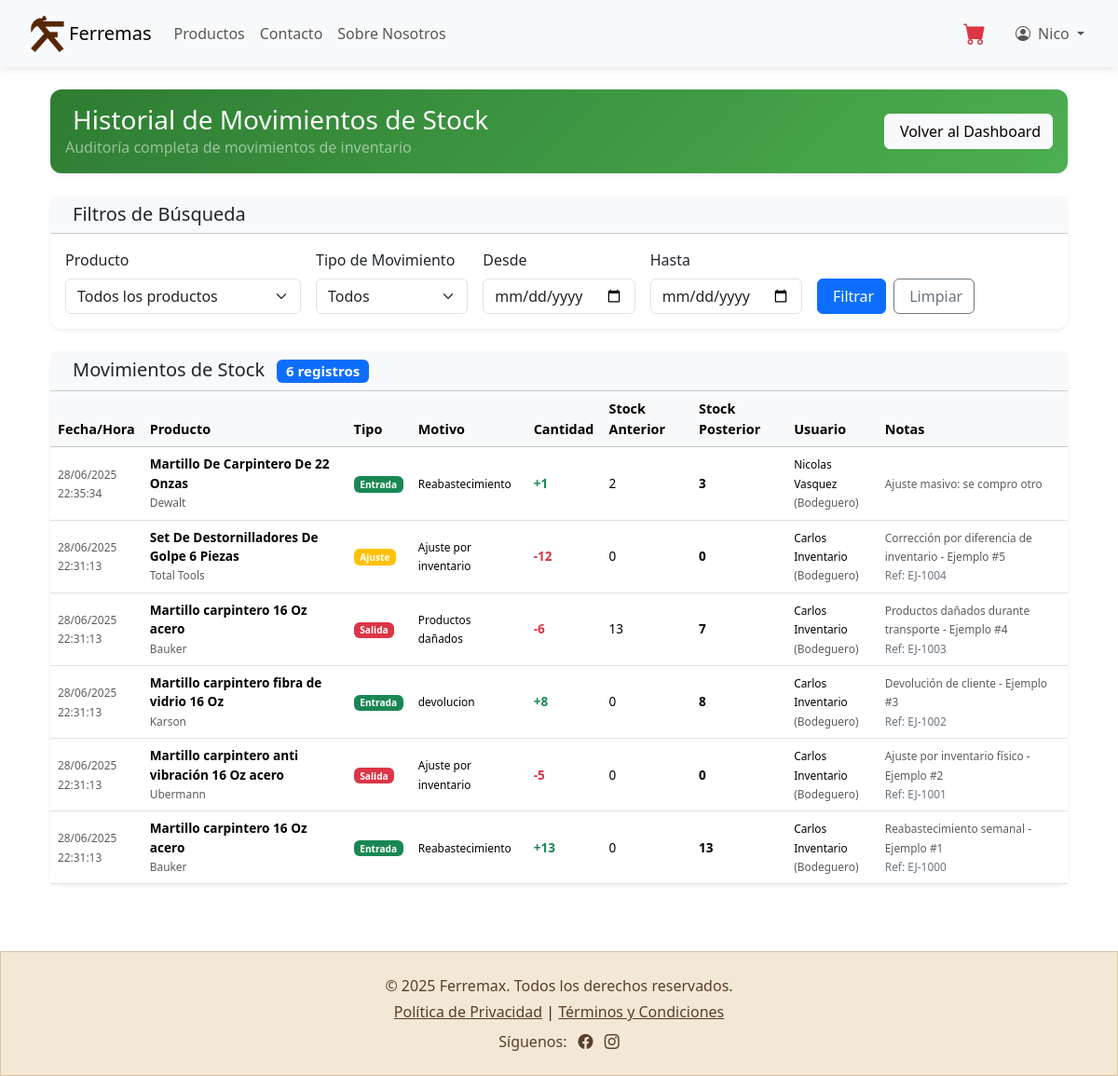
The page /bodeguero/historial-stock/ (signed in) on the database as committed earlier.
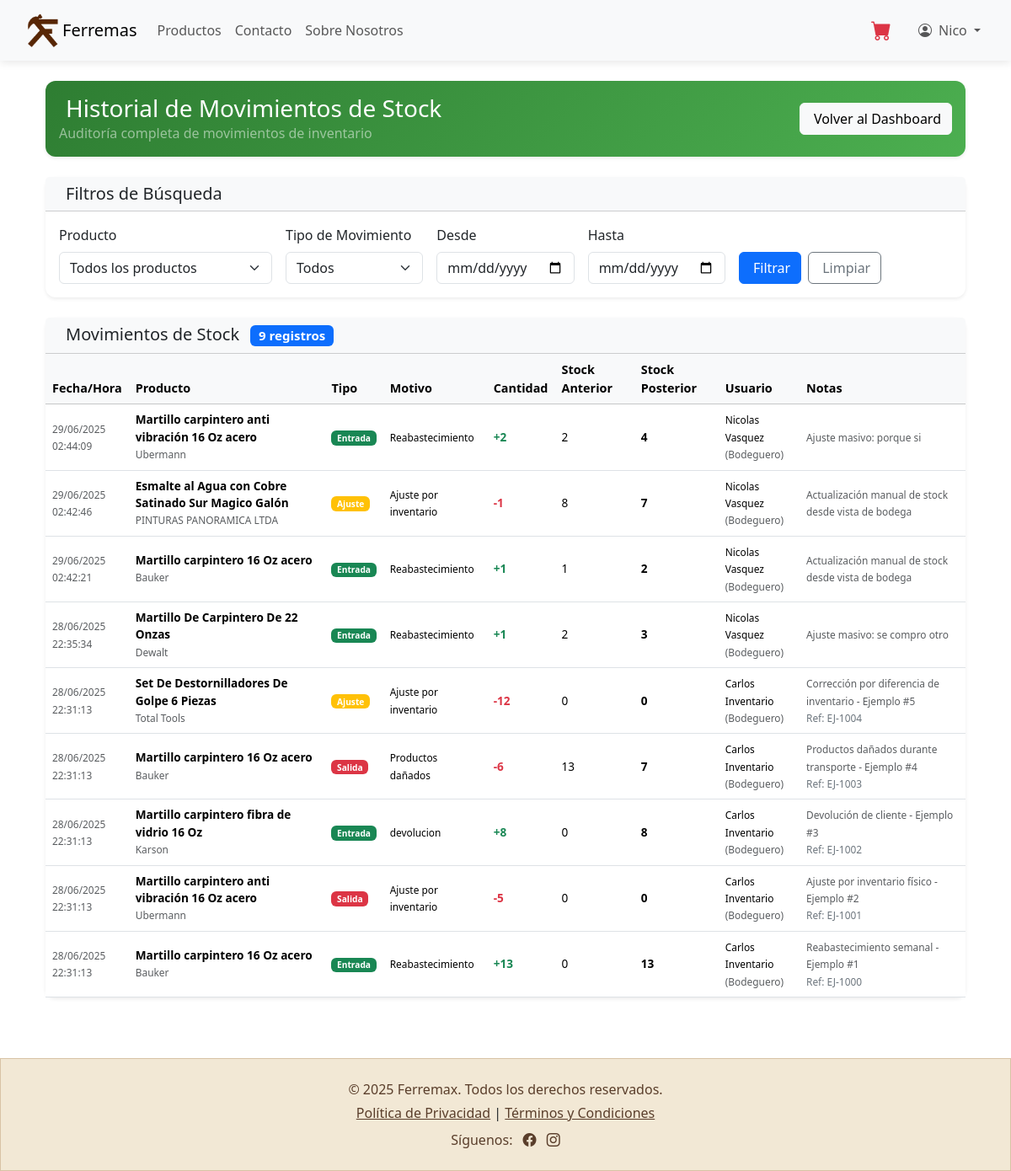
The same page on the database as committed later.
### miPaypal/models.py (models this page shows, shortened)
class StockMovement(models.Model):
    MOVEMENT_TYPE_CHOICES = [
        ('entrada', 'Entrada'),
        ('salida', 'Salida'),
        ('ajuste', 'Ajuste'),
        ('devolucion', 'Devolución'),
        ('dano', 'Producto Dañado'),
        ('vencimiento', 'Vencimiento'),
    ]
    REASON_CHOICES = [
        ('compra', 'Compra a proveedor'),
        ('venta', 'Venta a cliente'),
        ('reabastecimiento', 'Reabastecimiento'),
        ('inventario', 'Ajuste por inventario'),
        ('dano', 'Productos dañados'),
        ('vencimiento', 'Productos vencidos'),
        ('devolucion_cliente', 'Devolución de cliente'),
        ('devolucion_proveedor', 'Devolución a proveedor'),
        ('transferencia', 'Transferencia entre bodegas'),
        ('perdida', 'Pérdida o robo'),
        ('otro', 'Otro motivo'),
    ]
    product = models.ForeignKey(Product, on_delete=models.CASCADE, related_name='stock_movements')
    movement_type = models.CharField(max_length=20, choices=MOVEMENT_TYPE_CHOICES)
    reason = models.CharField(max_length=30, choices=REASON_CHOICES)
    quantity = models.IntegerField()  # Positivo para entradas, negativo para salidas
    stock_before = models.PositiveIntegerField()  # Stock antes del movimiento
    stock_after = models.PositiveIntegerField()   # Stock después del movimiento
    user = models.ForeignKey(
        settings.AUTH_USER_MODEL,
        on_delete=models.SET_NULL,
        null=True,
        related_name='stock_movements'
    )
    order = models.ForeignKey(Order, on_delete=models.SET_NULL, null=True, blank=True)
    notes = models.TextField(blank=True, null=True, verbose_name="Notas")
    reference_number = models.CharField(max_length=100, blank=True, null=True, verbose_name="Número de referencia")
    created_at = models.DateTimeField(auto_now_add=True)
    class Meta:
        ordering = ['-created_at']
        verbose_name = "Movimiento de Stock"
        verbose_name_plural = "Movimientos de Stock"
    def get_movement_icon(self):
        icons = {
            'entrada': 'fas fa-arrow-up text-success',
            'salida': 'fas fa-arrow-down text-danger',
            'ajuste': 'fas fa-edit text-warning',
            'devolucion': 'fas fa-undo text-info',
            'dano': 'fas fa-exclamation-triangle text-danger',
            'vencimiento': 'fas fa-clock text-warning',
        }
        return icons.get(self.movement_type, 'fas fa-exchange-alt')
    def get_quantity_display(self):
        if self.movement_type in ['entrada', 'devolucion']:
            return f"+{self.quantity}"
        else:
            return f"-{abs(self.quantity)}"

class Product(models.Model):
    name = models.CharField(max_length=250)
    description = models.TextField()
    price = models.IntegerField()
    image = models.URLField(blank=True, null=True)
    brand = models.ForeignKey('Brand', on_delete=models.CASCADE, related_name='products', null=True, blank=True)
    categories = models.ManyToManyField('Category', related_name='products', blank=True)
    stock = models.PositiveIntegerField(default=0, help_text="Cantidad disponible en bodega")
    created_at = models.DateTimeField(auto_now_add=True)
    updated_at = models.DateTimeField(auto_now=True)

class Brand(models.Model):
    name = models.CharField(max_length=100, unique=True)

class CustomUser(AbstractUser):
    ROLES = (
        ('cliente', 'Cliente'),
        ('bodeguero', 'Bodeguero'),
        ('contador', 'Contador'),
        ('vendedor', 'Vendedor'),
    )
    rut = models.CharField(max_length=12, blank=True, null=True)
    telefono = models.CharField(max_length=15, blank=True, null=True)
    direccion = models.TextField(blank=True, null=True)
    ciudad = models.CharField(max_length=100, blank=True, null=True, verbose_name="Ciudad")
    rol = models.CharField(max_length=10, choices=ROLES, default='cliente')

### ecommerce/views.py (the view)
# urls.py: path('bodeguero/historial-stock/', historial_stock, name='historial-stock'),
@login_required
def historial_stock(request):
    if not (request.user.is_staff or request.user.rol == 'bodeguero'):
        messages.error(request, 'No tienes permisos para ver el historial de stock.')
        return redirect('dashboard-bodeguero')
    product_filter = request.GET.get('product', '')
    movement_type_filter = request.GET.get('movement_type', '')
    date_from = request.GET.get('date_from', '')
    date_to = request.GET.get('date_to', '')
    movements = StockMovement.objects.select_related('product', 'user', 'order')
    if product_filter:
        movements = movements.filter(product__id=product_filter)
    if movement_type_filter:
        movements = movements.filter(movement_type=movement_type_filter)
    if date_from:
        from datetime import datetime
        date_from_obj = datetime.strptime(date_from, '%Y-%m-%d').date()
        movements = movements.filter(created_at__date__gte=date_from_obj)
    if date_to:
        from datetime import datetime
        date_to_obj = datetime.strptime(date_to, '%Y-%m-%d').date()
        movements = movements.filter(created_at__date__lte=date_to_obj)
    paginator = Paginator(movements, 20)
    page_number = request.GET.get('page')
    page_obj = paginator.get_page(page_number)
    productos = Product.objects.all().order_by('name')
    movement_types = StockMovement.MOVEMENT_TYPE_CHOICES
    context = {
        'page_obj': page_obj,
        'productos': productos,
        'movement_types': movement_types,
        'product_filter': product_filter,
        'movement_type_filter': movement_type_filter,
        'date_from': date_from,
        'date_to': date_to,
    }
    return render(request, 'dashboard-panel/bodega/historial-stock.html', context)

### miPaypal/context_processors.py (called while the page is built)
def cart_context(request):
    cart_count = 0
    try:
        if request.user.is_authenticated:
            cart = Cart.objects.filter(user=request.user).first()
        else:
            if request.session.session_key:
                cart = Cart.objects.filter(session_key=request.session.session_key).first()
            else:
                cart = None
        if cart:
            cart_count = sum(item.quantity for item in cart.cartitem_set.all())
    except Exception:
        cart_count = 0
    return {
        'cart_count': cart_count
    }

### ecommerce/templates/dashboard-panel/bodega/historial-stock.html (shortened to what the changed rows need)
{% extends 'base.html' %}
{% load static %}
{% block content %}
<div class="container-fluid py-4">
    <div class="row mb-4">
        <div class="col-12">
            <div class="card shadow-sm border-0" style="background: linear-gradient(135deg, #2E7D32 0%, #4CAF50 100%); color: white;">
                <div class="card-body">
                    <div class="row align-items-center">
                        <div class="col-md-8">
                            <h1 class="h3 mb-0">
                                Historial de Movimientos de Stock
                            </h1>
                        </div>
                    </div>
                </div>
            </div>
        </div>
    </div>
    <div class="row">
        <div class="col-12">
            <div class="card shadow-sm border-0">
                <div class="card-header bg-light">
                    <h5 class="mb-0">
                        Movimientos de Stock
                        {% if page_obj %}
                            <span class="badge bg-primary ms-2">{{ page_obj.paginator.count }} registros</span>
                        {% endif %}
                    </h5>
                </div>
                <div class="card-body p-0">
                    {% if page_obj %}
                        <div class="table-responsive">
                            <table class="table table-hover mb-0">
                                <thead class="table-light">
                                    <tr>
                                        <th>Fecha/Hora</th>
                                        <th>Producto</th>
                                        <th>Tipo</th>
                                        <th>Motivo</th>
                                        <th>Cantidad</th>
                                        <th>Stock Anterior</th>
                                        <th>Stock Posterior</th>
                                        <th>Usuario</th>
                                        <th>Notas</th>
                                    </tr>
                                </thead>
                                <tbody>
                                    {% for movement in page_obj %}
                                        <tr>
                                            <td>
                                                <small class="text-muted">
                                                    {{ movement.created_at|date:"d/m/Y" }}<br>
                                                    {{ movement.created_at|date:"H:i:s" }}
                                                </small>
                                            </td>
                                            <td>
                                                <div>
                                                    <strong>{{ movement.product.name }}</strong>
                                                    {% if movement.product.brand %}
                                                        <br><small class="text-muted">{{ movement.product.brand.name }}</small>
                                                    {% endif %}
                                                </div>
                                            </td>
                                            <td>
                                                <span class="badge bg-{% if movement.movement_type == 'entrada' %}success{% elif movement.movement_type == 'salida' %}danger{% elif movement.movement_type == 'ajuste' %}warning{% elif movement.movement_type == 'devolucion' %}info{% else %}secondary{% endif %}">
                                                    {{ movement.get_movement_type_display }}
                                                </span>
                                            </td>
                                            <td>
                                                <small>{{ movement.get_reason_display }}</small>
                                            </td>
                                            <td>
                                                <span class="fw-bold {% if movement.quantity > 0 %}text-success{% else %}text-danger{% endif %}">
                                                    {{ movement.get_quantity_display }}
                                                </span>
                                            </td>
                                            <td>{{ movement.stock_before }}</td>
                                            <td>
                                                <span class="fw-bold">{{ movement.stock_after }}</span>
                                            </td>
                                            <td>
                                                <small>
                                                    {{ movement.user.get_full_name|default:movement.user.username }}
                                                    <br>
                                                    <span class="text-muted">({{ movement.user.get_rol_display }})</span>
                                                </small>
                                            </td>
                                            <td>
                                                {% if movement.notes %}
                                                    <small class="text-muted">{{ movement.notes|truncatewords:8 }}</small>
                                                {% endif %}
                                                {% if movement.reference_number %}
                                                    <br><small class="text-secondary">Ref: {{ movement.reference_number }}</small>
                                                {% endif %}
                                            </td>
                                        </tr>
                                    {% endfor %}
                                </tbody>
                            </table>
                        </div>
                    {% else %}
                        <div class="text-center py-5">
                            <i class="fas fa-history text-muted" style="font-size: 3rem;"></i>
                            <h4 class="mt-3 text-muted">No hay movimientos registrados</h4>
                            <p class="text-muted">Los movimientos de stock aparecerán aquí cuando se realicen cambios en el inventario</p>
                        </div>
                    {% endif %}
                </div>
            </div>
        </div>
    </div>
</div>
{% endblock %}

Rows that differ between the two databases and show on the page:
added StockMovement: created_at "29/06/2025", created_at "02:44:09", product.name "Martillo carpintero anti vibración 16 Oz acero", product.brand.name "Ubermann", movement_type "Entrada", reason "Reabastecimiento", quantity "+2", stock_before "2", stock_after "4", user.get_full_name "Nicolas Vasquez", user.rol "Bodeguero", notes "Ajuste masivo: porque si"
added StockMovement: created_at "29/06/2025", created_at "02:42:46", product.name "Esmalte al Agua con Cobre Satinado Sur Magico Galón", product.brand.name "PINTURAS PANORAMICA LTDA", movement_type "Ajuste", reason "Ajuste por inventario", quantity "-1", stock_before "8", stock_after "7", user.get_full_name "Nicolas Vasquez", user.rol "Bodeguero", notes "Actualización manual de stock desde vista de bodega"
added StockMovement: created_at "29/06/2025", created_at "02:42:21", product.name "Martillo carpintero 16 Oz acero", product.brand.name "Bauker", movement_type "Entrada", reason "Reabastecimiento", quantity "+1", stock_before "1", stock_after "2", user.get_full_name "Nicolas Vasquez", user.rol "Bodeguero", notes "Actualización manual de stock desde vista de bodega"
Other text that changed with them:
{{ page_obj.paginator.count }}: "6" → "9"
